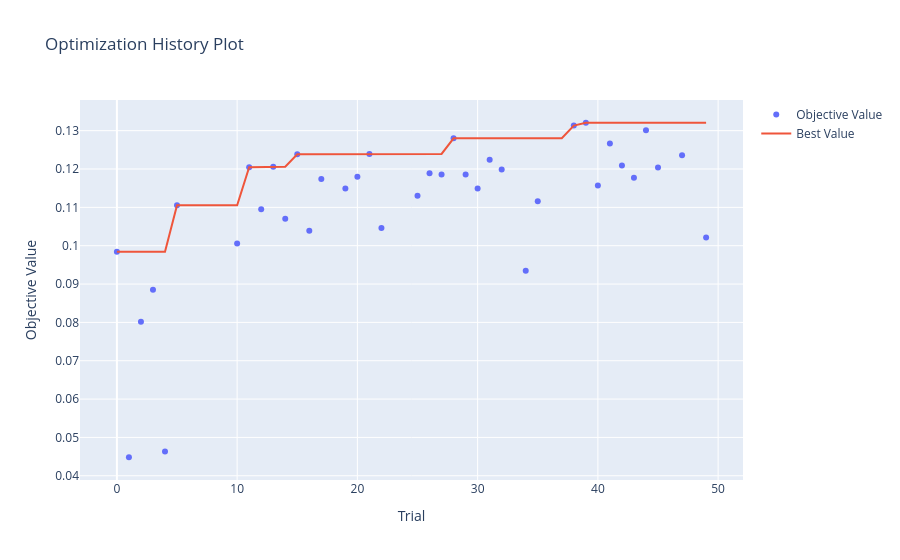

This figure's notebook cell:
### Markdown cell above
## Analyze study

### Code cell
plot_optimization_history(study)

### Figure 1 — Plotly figure (JSON) as saved in the notebook; plotly's stock layout.template omitted (floating-point values rounded to 4 significant figures)
{"data": [{"mode": "markers", "name": "Objective Value", "type": "scatter", "x": [0, 1, 2, 3, 4, 5, 10, 11, 12, 13, 14, 15, 16, 17, 19, 20, 21, 22, 25, 26, 27, 28, 29, 30, 31, 32, 34, 35, 38, 39, 40, 41, 42, 43, 44, 45, 47, 49], "y": [0.09843, 0.04483, 0.08018, 0.08854, 0.04636, 0.1106, 0.1006, 0.1205, 0.1095, 0.1206, 0.107, 0.1238, 0.1039, 0.1174, 0.1149, 0.118, 0.1239, 0.1046, 0.1131, 0.1189, 0.1185, 0.128, 0.1185, 0.1149, 0.1224, 0.1199, 0.09344, 0.1116, 0.1313, 0.1321, 0.1157, 0.1266, 0.1209, 0.1177, 0.1301, 0.1204, 0.1236, 0.1021]}, {"mode": "lines", "name": "Best Value", "type": "scatter", "x": [0, 1, 2, 3, 4, 5, 6, 7, 8, 9, 10, 11, 12, 13, 14, 15, 16, 17, 18, 19, 20, 21, 22, 23, 24, 25, 26, 27, 28, 29, 30, 31, 32, 33, 34, 35, 36, 37, 38, 39, 40, 41, 42, 43, 44, 45, 46, 47, 48, 49], "y": [0.09843, 0.09843, 0.09843, 0.09843, 0.09843, 0.1106, 0.1106, 0.1106, 0.1106, 0.1106, 0.1106, 0.1205, 0.1205, 0.1206, 0.1206, 0.1238, 0.1238, 0.1238, 0.1238, 0.1238, 0.1238, 0.1239, 0.1239, 0.1239, 0.1239, 0.1239, 0.1239, 0.1239, 0.128, 0.128, 0.128, 0.128, 0.128, 0.128, 0.128, 0.128, 0.128, 0.128, 0.1313, 0.1321, 0.1321, 0.1321, 0.1321, 0.1321, 0.1321, 0.1321, 0.1321, 0.1321, 0.1321, 0.1321]}, {"marker": {"color": "#cccccc"}, "mode": "markers", "name": "Infeasible Trial", "showlegend": false, "type": "scatter", "x": [], "y": []}], "layout": {"title": {"text": "Optimization History Plot"}, "xaxis": {"title": {"text": "Trial"}}, "yaxis": {"title": {"text": "Objective Value"}}}}
